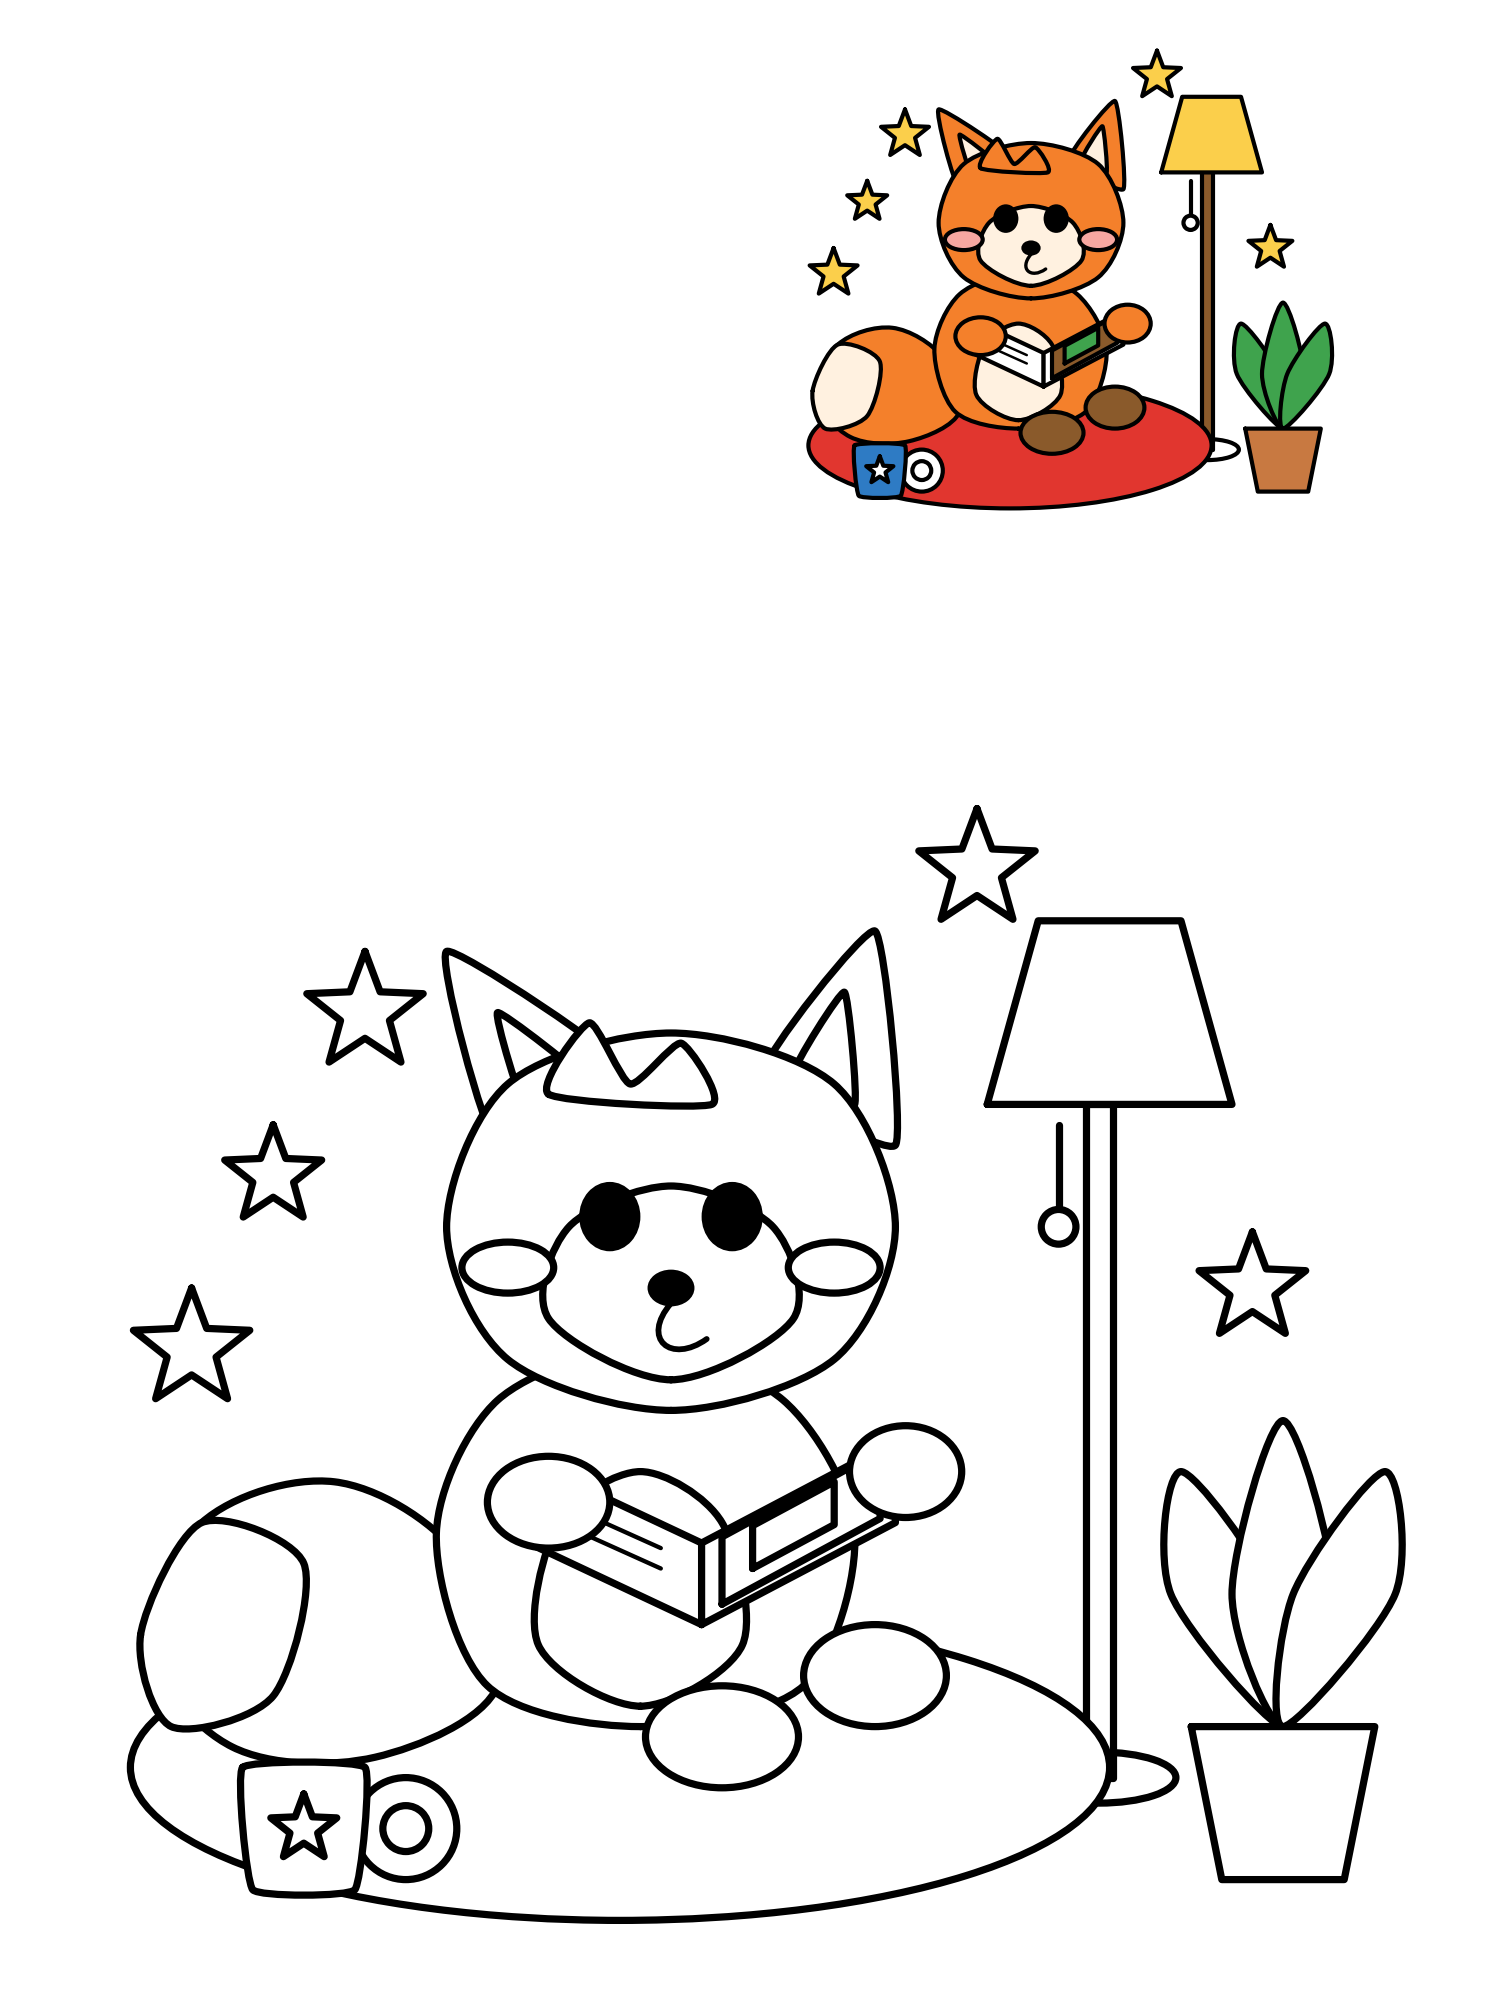

Reproduce this figure in Python.
"""صفحة تلوين: ثعلب صغير يقرأ كتاباً على وسادة.

يُنتج صورة واحدة فيها:
  - نسخة ملوّنة صغيرة في الأعلى (مرجع الألوان)
  - نسخة بالخطوط فقط في الأسفل (للتلوين)

التشغيل:  python3 fox_coloring_page.py
"""

import math

import matplotlib
matplotlib.use("Agg")

import matplotlib.pyplot as plt
from matplotlib.path import Path
from matplotlib.patches import PathPatch
from matplotlib.transforms import Affine2D


# ------------------------------------------------------------ أدوات هندسية

def smooth_closed(points, tension=1.0):
    """يحوّل نقاطاً قليلة إلى شكل عضوي مغلق ناعم (Catmull-Rom -> Bezier)."""
    n = len(points)
    verts, codes = [points[0]], [Path.MOVETO]
    for i in range(n):
        p0, p1 = points[(i - 1) % n], points[i]
        p2, p3 = points[(i + 1) % n], points[(i + 2) % n]
        c1 = (p1[0] + (p2[0] - p0[0]) / 6 * tension,
              p1[1] + (p2[1] - p0[1]) / 6 * tension)
        c2 = (p2[0] - (p3[0] - p1[0]) / 6 * tension,
              p2[1] - (p3[1] - p1[1]) / 6 * tension)
        verts += [c1, c2, p2]
        codes += [Path.CURVE4] * 3
    return Path(verts, codes)


def polygon(points):
    return Path(list(points) + [points[0]],
                [Path.MOVETO] + [Path.LINETO] * len(points))


def ellipse(cx, cy, w, h):
    return Path.circle().transformed(
        Affine2D().scale(w / 2, h / 2).translate(cx, cy))


def star(cx, cy, r, tips=5, inner=0.42, rot=90):
    pts = []
    for i in range(tips * 2):
        ang = math.radians(rot + i * 180 / tips)
        rad = r if i % 2 == 0 else r * inner
        pts.append((cx + rad * math.cos(ang), cy + rad * math.sin(ang)))
    return polygon(pts)


def bezier(p0, p1, p2, p3, n=40):
    """نقاط على منحنى بيزييه تكعيبي."""
    out = []
    for i in range(n + 1):
        t = i / n
        u = 1 - t
        out.append((u**3 * p0[0] + 3 * u * u * t * p1[0]
                    + 3 * u * t * t * p2[0] + t**3 * p3[0],
                    u**3 * p0[1] + 3 * u * u * t * p1[1]
                    + 3 * u * t * t * p2[1] + t**3 * p3[1]))
    return out


def ribbon(spine, width_at):
    """شريط سميك يتبع منحنى، بعرض متغيّر — مناسب لذيل الثعلب."""
    left, right = [], []
    n = len(spine) - 1
    for i, (x, y) in enumerate(spine):
        j0, j1 = max(0, i - 1), min(n, i + 1)
        dx = spine[j1][0] - spine[j0][0]
        dy = spine[j1][1] - spine[j0][1]
        d = math.hypot(dx, dy) or 1.0
        nx, ny = -dy / d, dx / d
        w = width_at(i / n) / 2
        left.append((x + nx * w, y + ny * w))
        right.append((x - nx * w, y - ny * w))
    return smooth_closed(left + right[::-1], tension=0.55)


# --------------------------------------------------------------- لوح الرسم

class Canvas:
    """يرسم نفس المشهد إمّا ملوّناً أو بالخطوط فقط."""

    def __init__(self, ax, transform, colored, lw):
        self.ax = ax
        self.tr = transform + ax.transData
        self.colored = colored
        self.lw = lw

    def shape(self, path, color, lw=1.0, z=1):
        fill = color if self.colored else "white"
        self.ax.add_patch(PathPatch(
            path, facecolor=fill, edgecolor="black", linewidth=self.lw * lw,
            transform=self.tr, zorder=z, joinstyle="round", capstyle="round"))

    def ink(self, path, z=30):
        """تفصيل أسود دائماً: عين، أنف."""
        self.ax.add_patch(PathPatch(path, facecolor="black", edgecolor="none",
                                    transform=self.tr, zorder=z))

    def stroke(self, pts, lw=1.0, z=30, curve=False):
        codes = ([Path.MOVETO] + [Path.CURVE4] * 3 if curve
                 else [Path.MOVETO] + [Path.LINETO] * (len(pts) - 1))
        self.ax.add_patch(PathPatch(
            Path(pts, codes), facecolor="none", edgecolor="black",
            linewidth=self.lw * lw, transform=self.tr, zorder=z,
            capstyle="round"))


# ------------------------------------------------------------------ الألوان
ORANGE = "#F4802B"
CREAM = "#FFF1E0"
PINK = "#F6A7A1"
RED = "#E1362F"
BROWN = "#8A5A2B"
YELLOW = "#FBCF4B"
GREEN = "#3FA34D"
BLUE = "#2E7BC4"
TERRA = "#C87941"
WHITE = "#FFFFFF"


# ------------------------------------------------------------------ المشهد

def draw_scene(c):
    """المشهد في إحداثيات محلية ≈ x:0..128 و y:0..100."""

    # ----- النجوم
    for cx, cy, r in [(8, 54, 6), (16, 71, 5), (25, 87, 6),
                      (85, 101, 6), (112, 60, 5.5)]:
        c.shape(star(cx, cy, r), YELLOW, z=0)

    # ----- المصباح
    c.shape(ellipse(97, 12, 15, 5), WHITE, z=1)
    c.shape(polygon([(95.7, 12), (98.3, 12), (98.3, 78), (95.7, 78)]), BROWN, z=1)
    c.shape(polygon([(86, 78), (110, 78), (105, 96), (91, 96)]), YELLOW, z=2)
    c.stroke([(93, 76), (93, 68)], z=3)
    c.shape(ellipse(93, 66, 3.4, 3.4), WHITE, z=3)

    # ----- النبتة
    for dx, tip in [(-6, (105, 42)), (0, (115, 47)), (6, (125, 42))]:
        c.shape(smooth_closed([(115, 17), (110 + dx, 30), tip, (120 + dx, 30)],
                              tension=0.85), GREEN, z=1)
    c.shape(polygon([(106, 17), (124, 17), (121, 2), (109, 2)]), TERRA, z=2)

    # ----- الوسادة
    c.shape(ellipse(50, 13, 96, 30), RED, z=3)

    # ----- الذيل
    c.shape(smooth_closed([(38, 21), (26, 14), (12, 15), (4, 25), (9, 37),
                           (22, 41), (34, 34)], tension=1.0), ORANGE, z=4)
    c.shape(smooth_closed([(3, 26), (9, 37), (19, 33), (16, 20), (6, 17)],
                          tension=0.85), CREAM, z=5)

    # ----- الجسم
    c.shape(smooth_closed([(52, 17), (68, 21), (73, 36), (66, 49),
                           (52, 54), (38, 49), (32, 36), (37, 21)],
                          tension=0.9), ORANGE, z=6)
    c.shape(smooth_closed([(52, 19), (62, 25), (60, 37), (52, 42),
                           (44, 37), (42, 25)], tension=0.9), CREAM, z=7)

    # ----- الأقدام
    c.shape(ellipse(60, 16, 15, 10), BROWN, z=8)
    c.shape(ellipse(75, 22, 14, 10), BROWN, z=8)

    # ----- الأذنان
    c.shape(smooth_closed([(38, 74), (33, 93), (51, 81)], tension=0.45), ORANGE, z=12)
    c.shape(smooth_closed([(64, 81), (75, 95), (77, 74)], tension=0.45), ORANGE, z=12)
    c.shape(smooth_closed([(41, 77), (38, 87), (47, 80)], tension=0.4), CREAM, z=13)
    c.shape(smooth_closed([(67, 81), (72, 89), (73, 78)], tension=0.4), CREAM, z=13)

    # ----- الرأس
    c.shape(smooth_closed([(55, 48), (71, 53), (77, 66), (71, 80),
                           (55, 85), (39, 80), (33, 66), (39, 53)],
                          tension=0.9), ORANGE, z=14)
    # خصلة الجبين
    c.shape(smooth_closed([(43, 79), (47, 86), (51, 80), (56, 84), (59, 78)],
                          tension=0.6), ORANGE, z=15)
    # الكمّامة
    c.shape(smooth_closed([(55, 51), (67, 57), (65, 66), (55, 70),
                           (45, 66), (43, 57)], tension=0.9), CREAM, z=15)
    # الخدود
    c.shape(ellipse(39, 62, 9, 5), PINK, z=16)
    c.shape(ellipse(71, 62, 9, 5), PINK, z=16)
    # العينان والأنف والابتسامة
    c.ink(ellipse(49, 67, 6.0, 6.8), z=17)
    c.ink(ellipse(61, 67, 6.0, 6.8), z=17)
    c.ink(ellipse(55, 60, 4.6, 3.6), z=17)
    c.stroke([(55, 58.5), (52, 55), (55, 52.5), (58.5, 55)], lw=0.8, z=17, curve=True)

    # ----- الكتاب المفتوح
    c.shape(polygon([(58, 27), (41, 35), (41, 43), (58, 35)]), WHITE, z=20)
    c.shape(polygon([(58, 27), (77, 37), (77, 45), (58, 35)]), WHITE, z=20)
    c.shape(polygon([(60, 29), (75.5, 37.4), (75.5, 44), (60, 35.6)]), BROWN, z=21)
    c.shape(polygon([(63, 32.5), (71, 36.8), (71, 41), (63, 36.7)]), GREEN, z=22)
    for k in (1, 2):
        c.stroke([(54, 30.5 + 2 * k), (44, 35 + 2 * k)], lw=0.6, z=21)

    # ----- الكفّان يمسكان الكتاب
    c.shape(ellipse(43, 39, 12, 9), ORANGE, z=23)
    c.shape(ellipse(78, 42, 11, 9), ORANGE, z=23)

    # ----- الكوب
    c.shape(ellipse(29, 7, 10, 10), WHITE, z=25)
    c.shape(smooth_closed([(13, 13), (25, 13), (24, 1), (14, 1)],
                          tension=0.35), BLUE, z=26)
    c.shape(ellipse(29, 7, 4.5, 4.5), WHITE, z=27)
    c.shape(star(19, 7, 3.4), WHITE, z=28)


# ------------------------------------------------------------------ التركيب

def render(out="fox_coloring_page.png"):
    fig, ax = plt.subplots(figsize=(7.5, 10), dpi=200)
    ax.set_xlim(0, 150)
    ax.set_ylim(0, 200)
    ax.set_aspect("equal")
    ax.axis("off")
    fig.patch.set_facecolor("white")
    fig.subplots_adjust(0, 0, 1, 1)

    # النسخة الملوّنة الصغيرة (أعلى اليمين)
    draw_scene(Canvas(ax, Affine2D().scale(0.42).translate(80, 150),
                      colored=True, lw=1.5))
    # نسخة الخطوط الكبيرة (الأسفل)
    draw_scene(Canvas(ax, Affine2D().scale(1.02).translate(11, 10),
                      colored=False, lw=2.6))

    fig.savefig(out, facecolor="white")
    plt.close(fig)
    print("تم الحفظ:", out)


if __name__ == "__main__":
    render()
